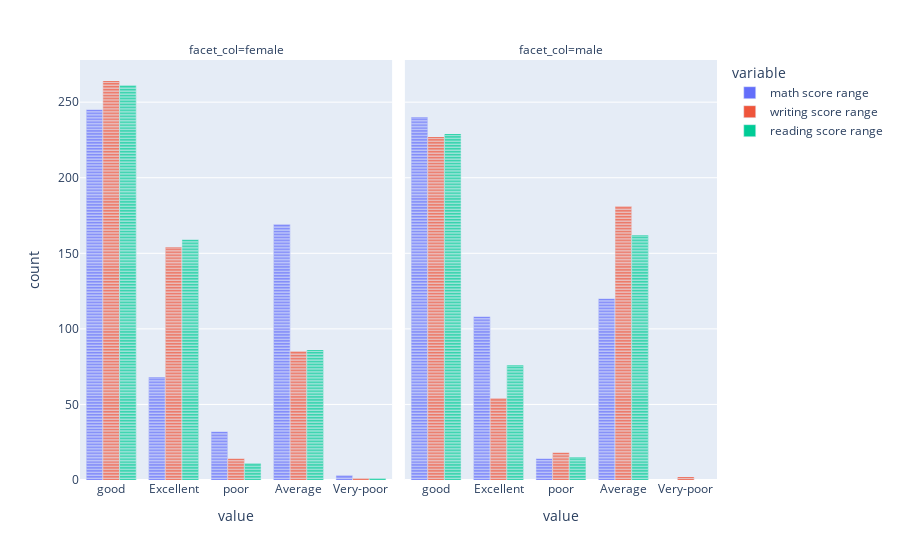

Write notebook code for a chart like this one.
### Code cell
px.bar(x,barmode='group',facet_col=df['gender'])

### Figure 1 — Plotly figure (JSON) as saved in the notebook; plotly's stock layout.template omitted (floating-point values rounded to 4 significant figures; data arrays with more than 128 entries replaced by an {"elided": "..."} marker saying what was removed)
{"data": [{"alignmentgroup": "True", "hovertemplate": "variable=math score range<br>facet_col=female<br>value=%{x}<br>count=%{y}<extra></extra>", "legendgroup": "math score range", "marker": {"color": "#636efa"}, "name": "math score range", "offsetgroup": "math score range", "orientation": "v", "showlegend": true, "textposition": "auto", "type": "bar", "x": {"elided": "518 str values"}, "xaxis": "x", "y": {"elided": "518 int values"}, "yaxis": "y"}, {"alignmentgroup": "True", "hovertemplate": "variable=math score range<br>facet_col=male<br>value=%{x}<br>count=%{y}<extra></extra>", "legendgroup": "math score range", "marker": {"color": "#636efa"}, "name": "math score range", "offsetgroup": "math score range", "orientation": "v", "showlegend": false, "textposition": "auto", "type": "bar", "x": {"elided": "482 str values"}, "xaxis": "x2", "y": {"elided": "482 int values"}, "yaxis": "y2"}, {"alignmentgroup": "True", "hovertemplate": "variable=writing score range<br>facet_col=female<br>value=%{x}<br>count=%{y}<extra></extra>", "legendgroup": "writing score range", "marker": {"color": "#EF553B"}, "name": "writing score range", "offsetgroup": "writing score range", "orientation": "v", "showlegend": true, "textposition": "auto", "type": "bar", "x": {"elided": "518 str values"}, "xaxis": "x", "y": {"elided": "518 int values"}, "yaxis": "y"}, {"alignmentgroup": "True", "hovertemplate": "variable=writing score range<br>facet_col=male<br>value=%{x}<br>count=%{y}<extra></extra>", "legendgroup": "writing score range", "marker": {"color": "#EF553B"}, "name": "writing score range", "offsetgroup": "writing score range", "orientation": "v", "showlegend": false, "textposition": "auto", "type": "bar", "x": {"elided": "482 str values"}, "xaxis": "x2", "y": {"elided": "482 int values"}, "yaxis": "y2"}, {"alignmentgroup": "True", "hovertemplate": "variable=reading score range<br>facet_col=female<br>value=%{x}<br>count=%{y}<extra></extra>", "legendgroup": "reading score range", "marker": {"color": "#00cc96"}, "name": "reading score range", "offsetgroup": "reading score range", "orientation": "v", "showlegend": true, "textposition": "auto", "type": "bar", "x": {"elided": "518 str values"}, "xaxis": "x", "y": {"elided": "518 int values"}, "yaxis": "y"}, {"alignmentgroup": "True", "hovertemplate": "variable=reading score range<br>facet_col=male<br>value=%{x}<br>count=%{y}<extra></extra>", "legendgroup": "reading score range", "marker": {"color": "#00cc96"}, "name": "reading score range", "offsetgroup": "reading score range", "orientation": "v", "showlegend": false, "textposition": "auto", "type": "bar", "x": {"elided": "482 str values"}, "xaxis": "x2", "y": {"elided": "482 int values"}, "yaxis": "y2"}], "layout": {"annotations": [{"font": {}, "showarrow": false, "text": "facet_col=female", "x": 0.245, "xanchor": "center", "xref": "paper", "y": 1, "yanchor": "bottom", "yref": "paper"}, {"font": {}, "showarrow": false, "text": "facet_col=male", "x": 0.755, "xanchor": "center", "xref": "paper", "y": 1, "yanchor": "bottom", "yref": "paper"}], "barmode": "group", "legend": {"title": {"text": "variable"}, "tracegroupgap": 0}, "margin": {"t": 60}, "xaxis": {"anchor": "y", "domain": [0, 0.49], "title": {"text": "value"}}, "xaxis2": {"anchor": "y2", "domain": [0.51, 1], "matches": "x", "title": {"text": "value"}}, "yaxis": {"anchor": "x", "domain": [0, 1], "title": {"text": "count"}}, "yaxis2": {"anchor": "x2", "domain": [0, 1], "matches": "y", "showticklabels": false}}}
